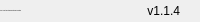
              <widget class="QFrame" name="bottomBar">
               <property name="minimumSize">
                <size>
                 <width>0</width>
                 <height>22</height>
                </size>
               </property>
               <property name="maximumSize">
                <size>
                 <width>16777215</width>
                 <height>22</height>
                </size>
               </property>
               <property name="frameShape">
                <enum>QFrame::Shape::NoFrame</enum>
               </property>
               <property name="frameShadow">
                <enum>QFrame::Shadow::Raised</enum>
               </property>
               <layout class="QHBoxLayout" name="horizontalLayout_5">
                <property name="spacing">
                 <number>0</number>
                </property>
                <property name="leftMargin">
                 <number>0</number>
                </property>
                <property name="topMargin">
                 <number>0</number>
                </property>
                <property name="rightMargin">
                 <number>0</number>
                </property>
                <property name="bottomMargin">
                 <number>0</number>
                </property>
                <item>
                 <widget class="QLabel" name="creditsLabel">
                  <property name="maximumSize">
                   <size>
                    <width>16777215</width>
                    <height>16</height>
                   </size>
                  </property>
                  <property name="font">
                   <font>
                    <family>Segoe UI</family>
                    <pointsize>-1</pointsize>
                    <italic>false</italic>
                    <bold>false</bold>
                   </font>
                  </property>
                  <property name="text">
                   <string>CAMA: Real-time Streaming Filtering Application</string>
                  </property>
                  <property name="alignment">
                   <set>Qt::AlignmentFlag::AlignLeading|Qt::AlignmentFlag::AlignLeft|Qt::AlignmentFlag::AlignVCenter</set>
                  </property>
                 </widget>
                </item>
                <item>
                 <widget class="QLabel" name="version">
                  <property name="text">
                   <string>v1.1.4</string>
                  </property>
                  <property name="alignment">
                   <set>Qt::AlignmentFlag::AlignRight|Qt::AlignmentFlag::AlignTrailing|Qt::AlignmentFlag::AlignVCenter</set>
                  </property>
                 </widget>
                </item>
                <item>
                 <widget class="QFrame" name="frame_size_grip">
                  <property name="minimumSize">
                   <size>
                    <width>20</width>
                    <height>0</height>
                   </size>
                  </property>
                  <property name="maximumSize">
                   <size>
                    <width>20</width>
                    <height>16777215</height>
                   </size>
                  </property>
                  <property name="frameShape">
                   <enum>QFrame::Shape::NoFrame</enum>
                  </property>
                  <property name="frameShadow">
                   <enum>QFrame::Shadow::Raised</enum>
                  </property>
                 </widget>
                </item>
               </layout>
              </widget>
